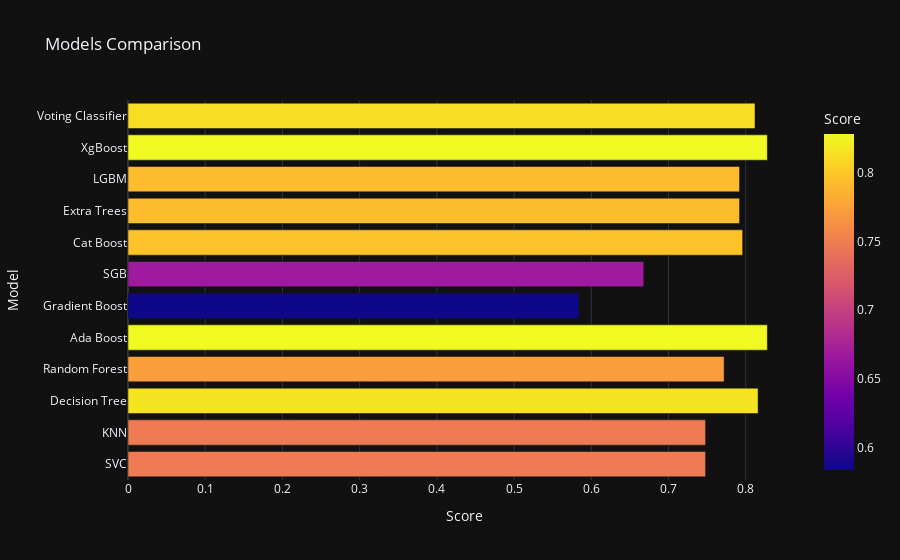

Notebook code cell kept with this figure:
### Code cell
px.bar(data_frame = models, x = 'Score', y = 'Model', color = 'Score', template = 'plotly_dark', 
       title = 'Models Comparison')

### Figure 1 — Plotly figure (JSON) as saved in the notebook; plotly's stock layout.template omitted (floating-point values rounded to 4 significant figures)
{"data": [{"alignmentgroup": "True", "hovertemplate": "Score=%{marker.color}<br>Model=%{y}<extra></extra>", "legendgroup": "", "marker": {"color": [0.748, 0.748, 0.816, 0.772, 0.828, 0.584, 0.668, 0.796, 0.792, 0.792, 0.828, 0.812], "coloraxis": "coloraxis", "pattern": {"shape": ""}}, "name": "", "offsetgroup": "", "orientation": "h", "showlegend": false, "textposition": "auto", "type": "bar", "x": [0.748, 0.748, 0.816, 0.772, 0.828, 0.584, 0.668, 0.796, 0.792, 0.792, 0.828, 0.812], "xaxis": "x", "y": ["SVC", "KNN", "Decision Tree", "Random Forest", "Ada Boost", "Gradient Boost", "SGB", "Cat Boost", "Extra Trees", "LGBM", "XgBoost", "Voting Classifier"], "yaxis": "y"}], "layout": {"barmode": "relative", "coloraxis": {"colorbar": {"title": {"text": "Score"}}, "colorscale": [[0, "#0d0887"], [0.1111, "#46039f"], [0.2222, "#7201a8"], [0.3333, "#9c179e"], [0.4444, "#bd3786"], [0.5556, "#d8576b"], [0.6667, "#ed7953"], [0.7778, "#fb9f3a"], [0.8889, "#fdca26"], [1, "#f0f921"]]}, "legend": {"tracegroupgap": 0}, "title": {"text": "Models Comparison"}, "xaxis": {"anchor": "y", "domain": [0, 1], "title": {"text": "Score"}}, "yaxis": {"anchor": "x", "domain": [0, 1], "title": {"text": "Model"}}}}
